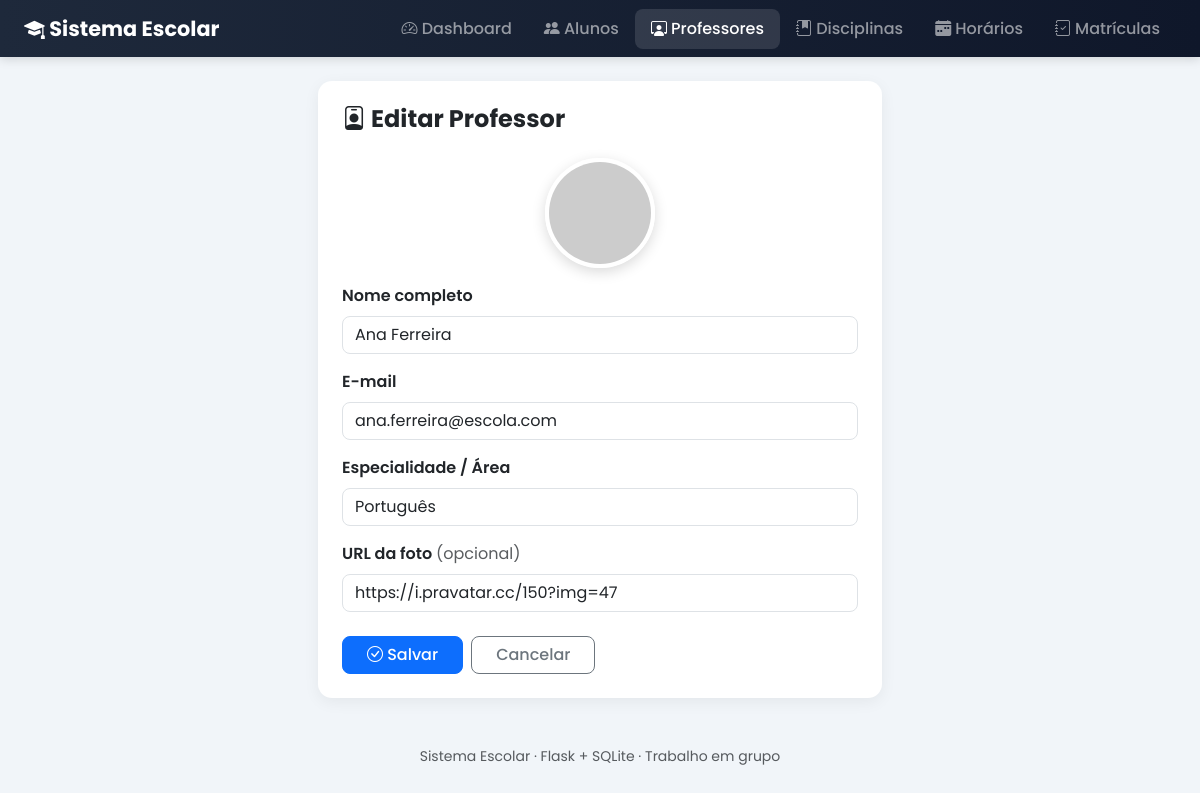
Page /professores/editar/2 on the committed database.
### tables this page shows
CREATE TABLE professores (
            id INTEGER PRIMARY KEY AUTOINCREMENT,
            nome TEXT NOT NULL,
            email TEXT NOT NULL,
            especialidade TEXT NOT NULL,
            foto TEXT
        );

### routes/professores.py (the view, shortened to what this page needs)
@professores_bp.route("/editar/<int:id>", methods=["GET", "POST"])
def editar(id):
    conn = get_conn()
    professor = conn.execute("SELECT * FROM professores WHERE id = ?", (id,)).fetchone()
    if professor is None:
        conn.close()
        flash("Professor não encontrado!", "erro")
        return redirect(url_for("professores.listar"))
    conn.close()
    return render_template("professores/form.html", professor=professor, titulo="Editar Professor")

### database.py (called while the page is built)
def get_conn():
    conn = sqlite3.connect(DB_NAME)
    conn.row_factory = sqlite3.Row
    conn.execute("PRAGMA foreign_keys = ON")
    return conn

### templates/professores/form.html (shortened to what this page needs)
{% extends "base.html" %}
{% block content %}
<div class="row justify-content-center">
    <div class="col-lg-6">
        <div class="card card-suave p-4">
            <h4 class="fw-bold mb-4"><i class="bi bi-person-badge"></i> {{ titulo }}</h4>
            {% if professor %}
            <div class="text-center mb-3">
                <img src="{{ professor.foto }}" class="avatar-lg" alt="foto atual">
            </div>
            {% endif %}
            <form method="POST">
                <div class="mb-3">
                    <label class="form-label fw-semibold">Nome completo</label>
                    <input type="text" name="nome" class="form-control" required
                           value="{{ professor.nome if professor else '' }}" placeholder="Ex: Ana Ferreira">
                </div>
                <div class="mb-3">
                    <label class="form-label fw-semibold">E-mail</label>
                    <input type="email" name="email" class="form-control" required
                           value="{{ professor.email if professor else '' }}" placeholder="professor@escola.com">
                </div>
                <div class="mb-3">
                    <label class="form-label fw-semibold">Especialidade / Área</label>
                    <input type="text" name="especialidade" class="form-control" required
                           value="{{ professor.especialidade if professor else '' }}" placeholder="Ex: Matemática">
                </div>
                <div class="mb-4">
                    <label class="form-label fw-semibold">URL da foto <span class="text-muted fw-normal">(opcional)</span></label>
                    <input type="url" name="foto" class="form-control"
                           value="{{ professor.foto if professor else '' }}" placeholder="Deixe em branco para gerar automaticamente">
                </div>
                <div class="d-flex gap-2">
                    <button type="submit" class="btn btn-primary btn-acao px-4">
                        <i class="bi bi-check-circle"></i> Salvar
                    </button>
                    <a href="{{ url_for('professores.listar') }}" class="btn btn-outline-secondary btn-acao px-4">Cancelar</a>
                </div>
            </form>
        </div>
    </div>
</div>
{% endblock %}

### static/css/style.css (style rules this page uses)
:root { --azul-escuro: #1e293b; --azul: #3b82f6; --roxo: #7c3aed; --verde: #10b981; --laranja: #f59e0b; --rosa: #ec4899; --fundo: #f1f5f9; }
* { font-family: 'Poppins', sans-serif; }
body { background: var(--fundo); }
.card-suave { border: none; border-radius: 14px; box-shadow: 0 4px 16px rgba(0,0,0,0.06); }
.avatar-lg { width: 110px; height: 110px; border-radius: 50%; object-fit: cover; border: 4px solid #fff; box-shadow: 0 4px 14px rgba(0,0,0,0.15); }
.btn-acao { border-radius: 8px; font-weight: 500; }
.form-control, .form-select { border-radius: 8px; }

### rows in the picture
professores: nome "Ana Ferreira", email "ana.ferreira@escola.com", especialidade "Português", foto "https://i.pravatar.cc/150?img=47"

### other values in the picture
{{ titulo }} "Editar Professor"
